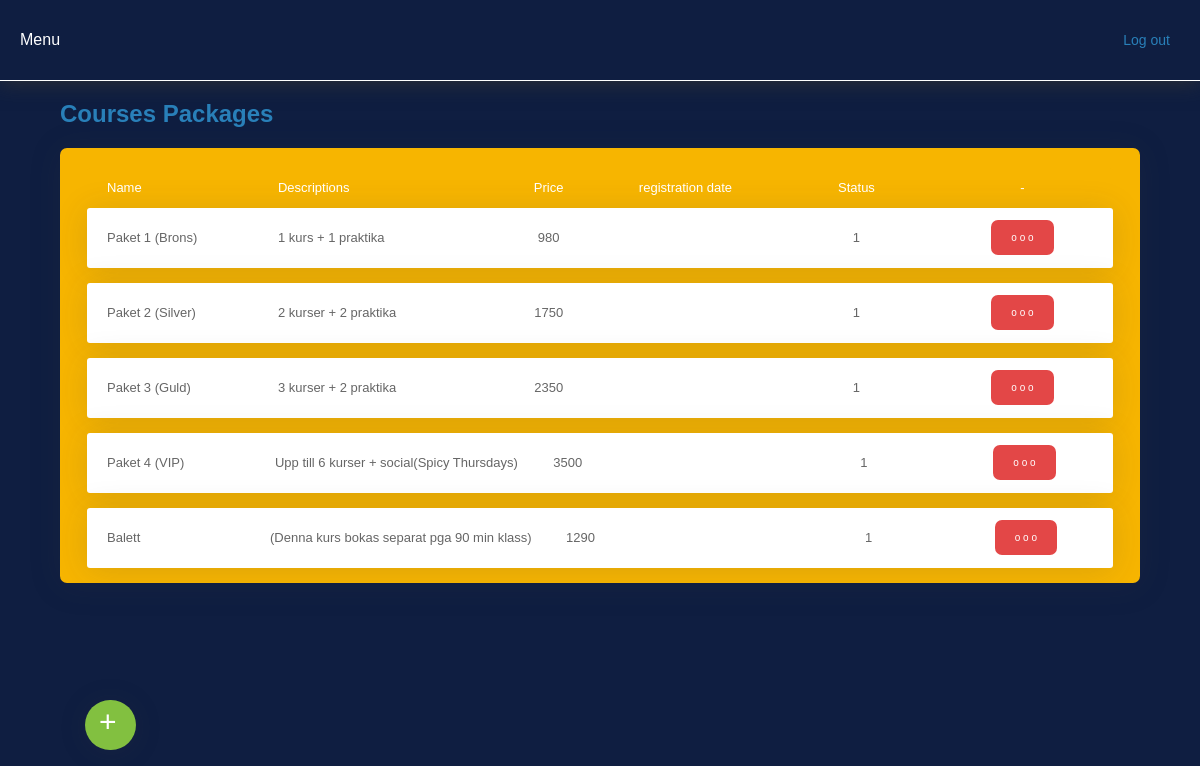
Page /admin/courses.php (signed in) on the committed database.
### tables this page shows
CREATE TABLE `package` (
  `id_package` int(11) NOT NULL,
  `package_name` varchar(255) DEFAULT NULL,
  `description` text,
  `price` int(11) DEFAULT NULL,
  `status` int(11) DEFAULT NULL
);

### admin/inc/courses_list.php (the view, shortened to what this page needs)
<?php
 $query_DatosConsulta = sprintf("SELECT * FROM package ORDER BY id_package");
 $DatosConsulta = mysqli_query($con, $query_DatosConsulta) or die(mysqli_error($con));
 $row_DatosConsulta = mysqli_fetch_assoc($DatosConsulta);
?>
<?php
$query_DatosPackage2 = sprintf("SELECT * FROM package WHERE status = 1 ORDER BY id_package ASC");
$DatosPackage2 = mysqli_query($con, $query_DatosPackage2) or die(mysqli_error($con));
?>
<div class="user_div">
<table width="100%" cellspacing="0" class="table_user" style="background-color: #F7B500;margin: 20px auto 0; ">
    <tr height="40" style="color: #FFF;">
        <td width="16.66%" nowrap="nowrap" align="left" style="padding: 0 0 0 20px; border-bottom: 1px solid #F7B500;">Name</td>
        <td width="23.32%" nowrap="nowrap" align="left" style="padding: 0 0 0 20px; border-bottom: 1px solid #F7B500;">Descriptions</td>
        <td width="10%" nowrap="nowrap" align="center" style="padding: 0 0 0 0; border-bottom: 1px solid #F7B500;">Price</td>
        <td width="16.66%" nowrap="nowrap" align="center" style="padding: 0 0 0 0; border-bottom: 1px solid #F7B500;">registration date</td>
        <td width="16.66%" nowrap="nowrap" align="center" style="padding: 0 0 0 0; border-bottom: 1px solid #F7B500;">Status</td>
        <td width="16.66%" nowrap="nowrap" align="center" style="padding: 0 10px 0 0; border-bottom: 1px solid #F7B500;">-</td>
    </tr>
</table>
    <?php if ($row_DatosConsulta > 0) {  ?>
    <?php do { ?>
<table width="100%" cellspacing="0" class="table_user" style="margin: 0 auto 15px; box-shadow: 0 .15rem 2rem 0 rgba(58,59,69,.15)!important;">
    <tr class="line" height="60">
        <td width="16.66%" nowrap="nowrap" align="left" style="padding: 0 0 0 20px;"><?php echo $row_DatosConsulta['package_name']; ?></td>
        <td width="23.32%" nowrap="nowrap" align="left" style="padding: 0 0 0 20px;"><?php echo $row_DatosConsulta['description']; ?></td>
        <td width="10%" nowrap="nowrap" align="center" style="padding: 0 0 0 0;"><?php echo $row_DatosConsulta['price']; ?></td>
        <td width="16.66%" nowrap="nowrap" align="center" style="padding: 0 0 0 0;"><?php echo $row_DatosConsulta['date']; ?></td>
        <td width="16.66%" nowrap="nowrap" align="center" style="padding: 0 0 0 0;"><?php echo $row_DatosConsulta['status']; ?></td>
        <td width="16.66%" nowrap="nowrap" align="center" style="padding: 0 10px 0 0;">
        <div class="arternative">
            <button class="artbtn">o o o</button>
        </div>
        </td>
    </tr>
    <?php } while ($row_DatosConsulta = mysqli_fetch_assoc($DatosConsulta));
    }
    else
    {  ?>
    <?php } ?>
</table>
</div>
    <a href="courses.php?new=1"><div class="flying_button">+</div></a>

### admin/css/style_adm.css (style rules this page uses)
body { margin:0 auto; padding:0; font-family: 'Lucida Sans', 'Lucida Sans Regular', 'Lucida Grande', 'Lucida Sans Unicode', Geneva, Verdana, sans-serif; background-color: #0F1E41; }
a { margin: 0; }
.container a { text-decoration: none; color: rgb(52, 160, 233); }
.table_user { width: 95%; background-color: #FFF; font-size: 13px; border-radius: 3px; }
.line { color: #666; }
.user_div { width: 90%; overflow: auto; background-color: #F7B500; margin: 0px auto 110px; border-radius: 7px; box-shadow: 0 .15rem 2rem 0 rgba(58,59,69,.15)!important; }
.flying_button { width: 20px; height: 40px; padding: 5px 17px 5px 14px; border-radius: 25px; background-color: #82C040; color: #FFF; box-shadow: 0 .15rem 1.75rem 0 rgba(58,59,69,.15)!important; font-size: 30px; position: fixed; left: 85px; bottom: 50px; cursor: pointer; }
.artbtn { background-color: #E34747; color: white; padding: 12px 20px; border-radius: 7px; font-size: 16px; border: none; cursor: pointer; font-size: 10px; }
.arternative { display: inline-block; }

### rows in the picture
package: package_name "Paket 1 (Brons)", description "1 kurs + 1 praktika", price "980", status "1"
package: package_name "Paket 2 (Silver)", description "2 kurser + 2 praktika", price "1750", status "1"
package: package_name "Paket 3 (Guld)", description "3 kurser + 2 praktika", price "2350", status "1"
package: package_name "Paket 4 (VIP)", description "Upp till 6 kurser + social(Spicy Thursdays)", price "3500", status "1"
package: package_name "Balett", description "(Denna kurs bokas separat pga 90 min klass)", price "1290", status "1"
